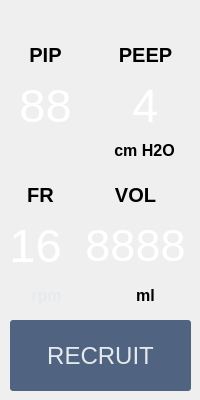
   <widget class="QWidget" name="tab">
    <attribute name="title">
     <string>INICIO</string>
    </attribute>
    <widget class="QLabel" name="textPip">
     <property name="geometry">
      <rect>
       <x>0</x>
       <y>80</y>
       <width>91</width>
       <height>50</height>
      </rect>
     </property>
     <property name="font">
      <font>
       <family>Helvetica</family>
       <pointsize>35</pointsize>
       <weight>50</weight>
       <italic>false</italic>
       <bold>false</bold>
       <underline>false</underline>
      </font>
     </property>
     <property name="styleSheet">
      <string notr="true">background-color: transparent;
color: rgb(255, 255, 255);</string>
     </property>
     <property name="text">
      <string>88</string>
     </property>
     <property name="textFormat">
      <enum>Qt::AutoText</enum>
     </property>
     <property name="alignment">
      <set>Qt::AlignCenter</set>
     </property>
     <property name="wordWrap">
      <bool>false</bool>
     </property>
    </widget>
    <widget class="QLabel" name="label_10">
     <property name="geometry">
      <rect>
       <x>99</x>
       <y>135</y>
       <width>91</width>
       <height>30</height>
      </rect>
     </property>
     <property name="font">
      <font>
       <pointsize>12</pointsize>
       <weight>75</weight>
       <bold>true</bold>
      </font>
     </property>
     <property name="text">
      <string>cm H2O</string>
     </property>
     <property name="alignment">
      <set>Qt::AlignCenter</set>
     </property>
    </widget>
    <widget class="QLabel" name="textFr">
     <property name="geometry">
      <rect>
       <x>0</x>
       <y>220</y>
       <width>71</width>
       <height>50</height>
      </rect>
     </property>
     <property name="font">
      <font>
       <family>Helvetica</family>
       <pointsize>35</pointsize>
       <weight>50</weight>
       <italic>false</italic>
       <bold>false</bold>
       <underline>false</underline>
      </font>
     </property>
     <property name="styleSheet">
      <string notr="true">background-color: transparent;
color: rgb(255, 255, 255);</string>
     </property>
     <property name="text">
      <string>16</string>
     </property>
     <property name="textFormat">
      <enum>Qt::AutoText</enum>
     </property>
     <property name="alignment">
      <set>Qt::AlignCenter</set>
     </property>
     <property name="wordWrap">
      <bool>false</bool>
     </property>
    </widget>
    <widget class="QLabel" name="label_11">
     <property name="geometry">
      <rect>
       <x>100</x>
       <y>35</y>
       <width>91</width>
       <height>40</height>
      </rect>
     </property>
     <property name="font">
      <font>
       <family>Helvetica</family>
       <pointsize>15</pointsize>
       <weight>75</weight>
       <bold>true</bold>
      </font>
     </property>
     <property name="text">
      <string>PEEP</string>
     </property>
     <property name="alignment">
      <set>Qt::AlignCenter</set>
     </property>
    </widget>
    <widget class="QLabel" name="label_12">
     <property name="geometry">
      <rect>
       <x>0</x>
       <y>175</y>
       <width>81</width>
       <height>40</height>
      </rect>
     </property>
     <property name="font">
      <font>
       <family>Helvetica</family>
       <pointsize>15</pointsize>
       <weight>75</weight>
       <bold>true</bold>
      </font>
     </property>
     <property name="text">
      <string>FR</string>
     </property>
     <property name="alignment">
      <set>Qt::AlignCenter</set>
     </property>
    </widget>
    <widget class="QLabel" name="textPeep">
     <property name="geometry">
      <rect>
       <x>100</x>
       <y>80</y>
       <width>91</width>
       <height>50</height>
      </rect>
     </property>
     <property name="font">
      <font>
       <family>Helvetica</family>
       <pointsize>35</pointsize>
       <weight>50</weight>
       <italic>false</italic>
       <bold>false</bold>
       <underline>false</underline>
      </font>
     </property>
     <property name="styleSheet">
      <string notr="true">background-color: transparent;
color: rgb(255, 255, 255);</string>
     </property>
     <property name="text">
      <string>4</string>
     </property>
     <property name="textFormat">
      <enum>Qt::AutoText</enum>
     </property>
     <property name="alignment">
      <set>Qt::AlignCenter</set>
     </property>
     <property name="wordWrap">
      <bool>false</bool>
     </property>
    </widget>
    <widget class="QLabel" name="label_13">
     <property name="geometry">
      <rect>
       <x>1</x>
       <y>280</y>
       <width>91</width>
       <height>30</height>
      </rect>
     </property>
     <property name="font">
      <font>
       <pointsize>12</pointsize>
       <weight>75</weight>
       <bold>true</bold>
      </font>
     </property>
     <property name="styleSheet">
      <string notr="true">color:#e6e9ed;</string>
     </property>
     <property name="text">
      <string>rpm</string>
     </property>
     <property name="alignment">
      <set>Qt::AlignCenter</set>
     </property>
    </widget>
    <widget class="QLabel" name="label_14">
     <property name="geometry">
      <rect>
       <x>0</x>
       <y>35</y>
       <width>91</width>
       <height>40</height>
      </rect>
     </property>
     <property name="font">
      <font>
       <family>Helvetica</family>
       <pointsize>15</pointsize>
       <weight>75</weight>
       <bold>true</bold>
      </font>
     </property>
     <property name="text">
      <string>PIP</string>
     </property>
     <property name="alignment">
      <set>Qt::AlignCenter</set>
     </property>
    </widget>
    <widget class="QLabel" name="label_8">
     <property name="geometry">
      <rect>
       <x>90</x>
       <y>175</y>
       <width>91</width>
       <height>40</height>
      </rect>
     </property>
     <property name="font">
      <font>
       <family>Helvetica</family>
       <pointsize>15</pointsize>
       <weight>75</weight>
       <bold>true</bold>
      </font>
     </property>
     <property name="text">
      <string>VOL</string>
     </property>
     <property name="alignment">
      <set>Qt::AlignCenter</set>
     </property>
    </widget>
    <widget class="QLabel" name="textVol">
     <property name="geometry">
      <rect>
       <x>80</x>
       <y>220</y>
       <width>111</width>
       <height>50</height>
      </rect>
     </property>
     <property name="font">
      <font>
       <family>Helvetica</family>
       <pointsize>34</pointsize>
       <weight>50</weight>
       <italic>false</italic>
       <bold>false</bold>
       <underline>false</underline>
      </font>
     </property>
     <property name="styleSheet">
      <string notr="true">background-color: transparent;
color: rgb(255, 255, 255);</string>
     </property>
     <property name="text">
      <string>8888</string>
     </property>
     <property name="textFormat">
      <enum>Qt::AutoText</enum>
     </property>
     <property name="alignment">
      <set>Qt::AlignCenter</set>
     </property>
     <property name="wordWrap">
      <bool>false</bool>
     </property>
    </widget>
    <widget class="QLabel" name="label_9">
     <property name="geometry">
      <rect>
       <x>100</x>
       <y>280</y>
       <width>91</width>
       <height>30</height>
      </rect>
     </property>
     <property name="font">
      <font>
       <pointsize>12</pointsize>
       <weight>75</weight>
       <bold>true</bold>
      </font>
     </property>
     <property name="text">
      <string>ml</string>
     </property>
     <property name="alignment">
      <set>Qt::AlignCenter</set>
     </property>
    </widget>
    <widget class="QPushButton" name="buttonRecruit">
     <property name="geometry">
      <rect>
       <x>10</x>
       <y>320</y>
       <width>181</width>
       <height>71</height>
      </rect>
     </property>
     <property name="font">
      <font>
       <pointsize>18</pointsize>
      </font>
     </property>
     <property name="styleSheet">
      <string notr="true">color: #e6e9ed;
background-color: #506380;
border-radius: 3px;</string>
     </property>
     <property name="text">
      <string>RECRUIT</string>
     </property>
    </widget>
   </widget>
